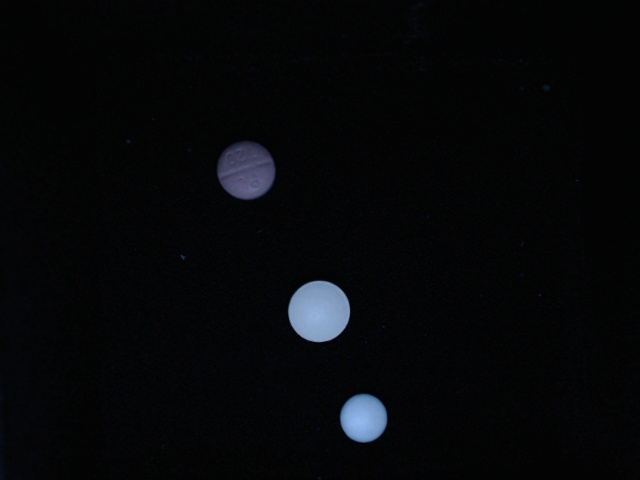
#> input picture pill/onnx/test.jpg, 640 x 480 px, given in place of the camera
$ python hough_circle.py
#> lines starting #> are read from the running program, lines starting #| are printed output that depends on the picture; after the words box and inside, x2 and y2 are one past the last pixel; in counts of white or black regions, pixels touching at a corner belong together
#> further down, frame is the input picture: shape (480, 640, 3); mean B, G, R 8.6, 7.1, 6
import cv2
import numpy as np

def circle(image):

#   img = cv2.medianBlur(image, 5)
    gray = cv2.cvtColor(image, cv2.COLOR_BGR2GRAY)
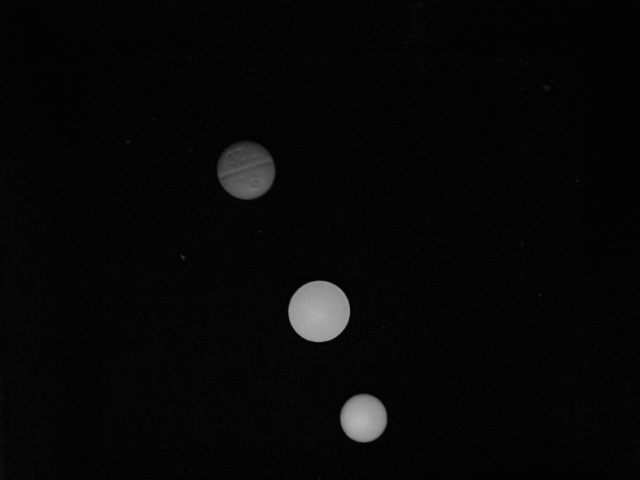
#> gray: shape (480, 640); min 0, max 180, mean 6.9
    blurred = cv2.GaussianBlur(gray, (5, 5),0)
    # _, thrash = cv2.threshold(gray,100, 250, cv2.THRESH_BINARY)
    # cv2.imshow("thrash", thrash)
    # cv2.imshow("a", blurred)
    cannied = cv2.Canny(np.asarray(blurred), 150, 200)
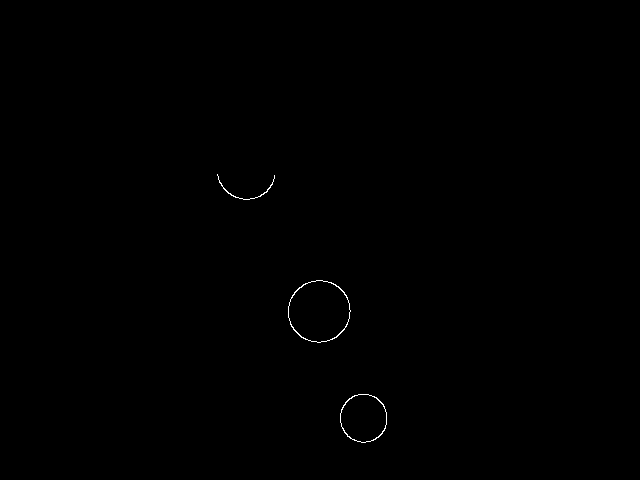
#> cannied: shape (480, 640); 0.16% white in thin lines or dots, all inside (x1, y1, x2, y2) = (217, 174, 387, 443)
    cv2.imshow("can", cannied)
    #print('the shape of cimg: ', cannied.shape)
    # circles = cv2.HoughCircles(img,cv2.HOUGH_GRADIENT,1,100,
    #                             param1=100,param2=30,minRadius=40, maxRadius=70)
    circles = cv2.HoughCircles(cannied, cv2.HOUGH_GRADIENT, 1, 100,
                                param1=100, param2=20, minRadius=10, maxRadius=60)
#> circles = [[317.5, 311.5, 30.9], [363.5, 416.5, 23.9]]

  # print('circles: ', circles)
    if circles is None:
        return image
    circles = np.uint16(np.around(circles))
#> circles = [[318, 312, 31], [364, 416, 24]]
    for i in circles[0,:]:
        # draw the outer circle
        image1 = cv2.circle(image, (i[0], i[1]), i[2], (0, 255, 0), 2)
        print('圓心座標:', i[0], i[1])
        print('圓心半徑:', i[2])
        # draw the center of the circle
        images = cv2.circle(image1, (i[0], i[1]), 2, (0, 0, 255), 3)
#> this loop made 2 passes
#| 圓心座標: 318 312
#| 圓心半徑: 31
#| 圓心座標: 364 416
#| 圓心半徑: 24
#> pass 2, in circle, `image1 = cv2.circle(image, (i[0], i[1]), i[2], (0, 255, 0), 2)`:
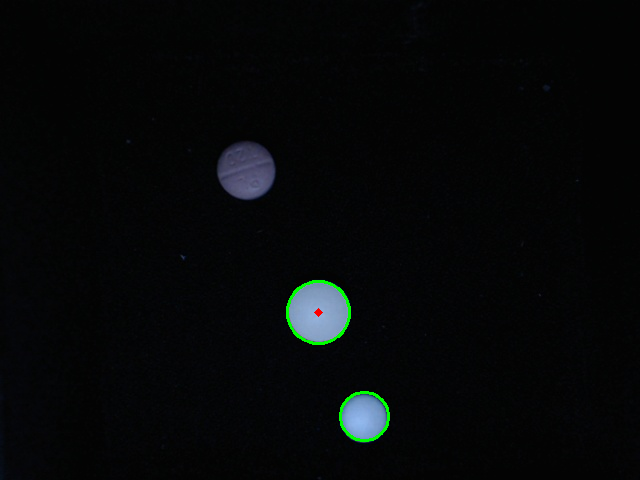
#> image1: shape (480, 640, 3); mean B, G, R 8.3, 7.7, 5.8
#> pass 2, in circle, `images = cv2.circle(image1, (i[0], i[1]), 2, (0, 0, 255), 3)`:
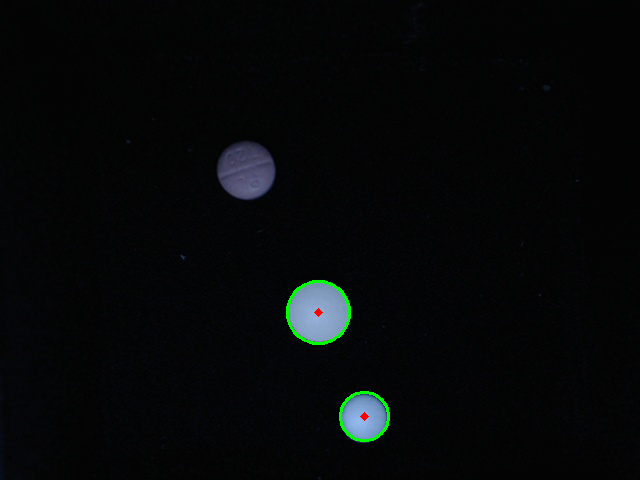
#> images: shape (480, 640, 3); mean B, G, R 8.2, 7.7, 5.8

    return images


if __name__ == '__main__':
    cap = cv2.VideoCapture(0)
    # cap.set(3, 960)
    cap.set(4, 960)

    while(1):
        # get a frame
        ret, frame = cap.read()
        if not ret:
            print('video read error')

        #frame = cv2.addWeighted(frame, 4, cv2.blur(frame, (80, 80)), -4, 128)
        # frame = cv2.Canny(frame,100,250)
        frame = circle(frame)
        # show a frame
        cv2.imshow("capture", frame)
        # print('hi')

        if cv2.waitKey(1) & 0xFF == ord('q'):
#> (key q is pressed here)
            cv2.imwrite('./pictures/circle_detect.png',frame)
            break
    cap.release()
    cv2.destroyAllWindows()

$ run again, on pill/onnx/07_01_00_44_30_454.jpg
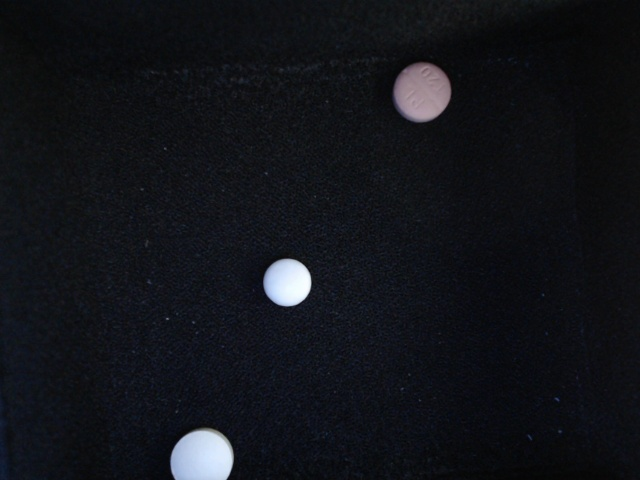
#> input picture pill/onnx/07_01_00_44_30_454.jpg, 640 x 480 px, given in place of the camera
#> frame is the input picture: shape (480, 640, 3); mean B, G, R 25.3, 20.1, 18.3
#> in circle, `cannied = cv2.Canny(np.asarray(blurred), 150, 200)`:
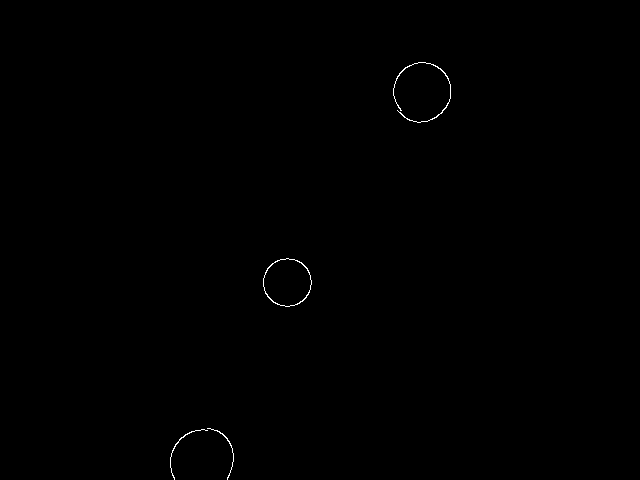
#> cannied: shape (480, 640); 0.18% white in thin lines or dots, all inside (x1, y1, x2, y2) = (170, 62, 451, 480)
#> in circle, `circles = cv2.HoughCircles(cannied, cv2.HOUGH_GRADIENT, 1, 100, param1..`: circles = [[420.5, 92.5, 29.4], [286.5, 282.5, 24.3], [193.5, 460.5, 24.3]]
#> in circle, `circles = np.uint16(np.around(circles))`: circles = [[420, 92, 29], [286, 282, 24], [194, 460, 24]]
#> the loop in circle, `for i in circles[0,:]:` made 3 passes
#> (printed output is left out)
#> after the loop in circle, `for i in circles[0,:]:`:
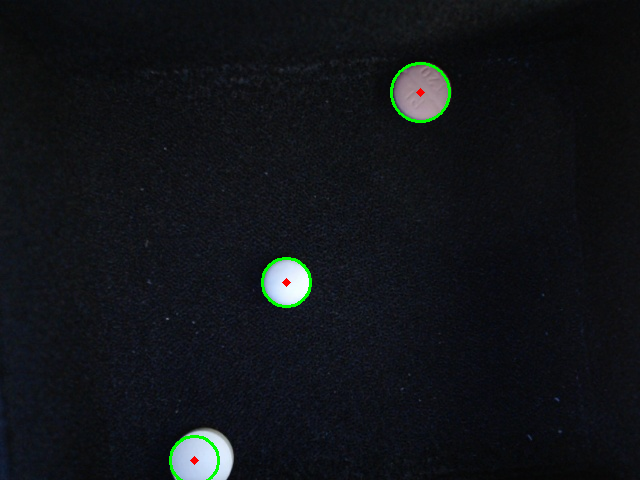
#> image: shape (480, 640, 3); 0.49% of pixels changed, all inside (x1, y1, x2, y2) = (169, 62, 451, 480)
